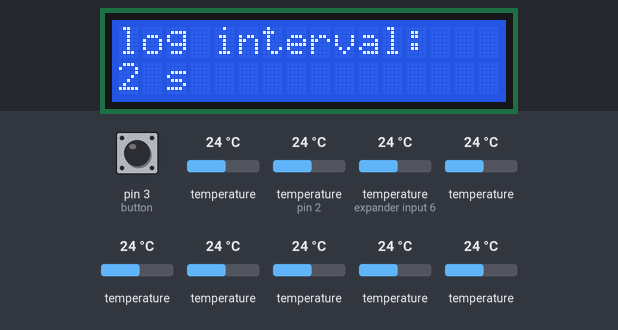
Bench run of a sketch on a simulated Arduino Mega 2560, built with avr-gcc and run on an emulated ATmega2560. On the bench: 16×2 character LCD. Inputs (shaded band) come from the test bench; at power-on: pin 3 (button) HIGH, temperature 24 °C, temperature (sensors on pin 2, expander input 6) 24 °C. The local clock reads 2024-03-15 10:24:30 at power-on unless the sketch sets it; storage starts empty; what the sketch prints to the serial monitor is not drawn.

Above: at 1.0 s.
1.1 s: pin 3 (button) pulled LOW for 0.15 s
At 2.2 s:
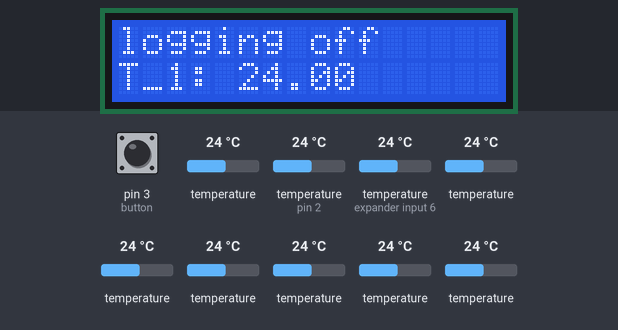
2.8 s: pin 3 (button) pulled LOW for 1 s
At 4.9 s:
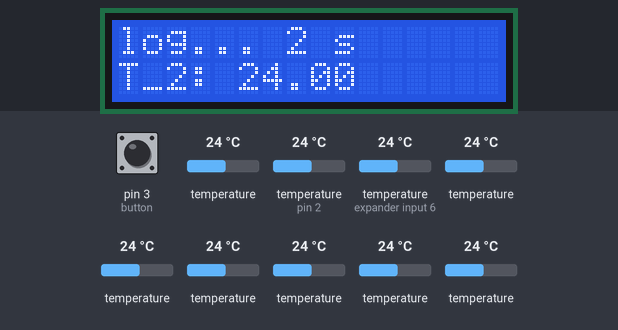
6.8 s: pin 3 (button) pulsed LOW 5 times (0.12 s each, 0.3 s apart)
At 9.3 s:
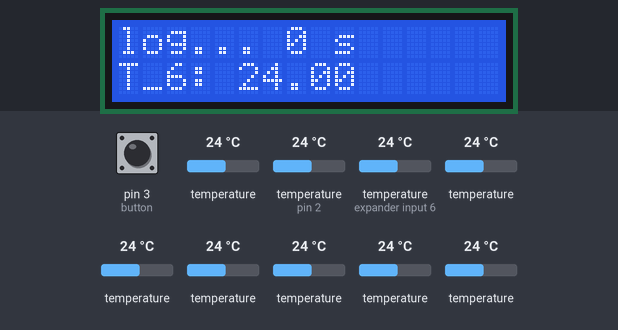
9.8 s: temperature (sensor 502) set to 12 °C
At 11.2 s:
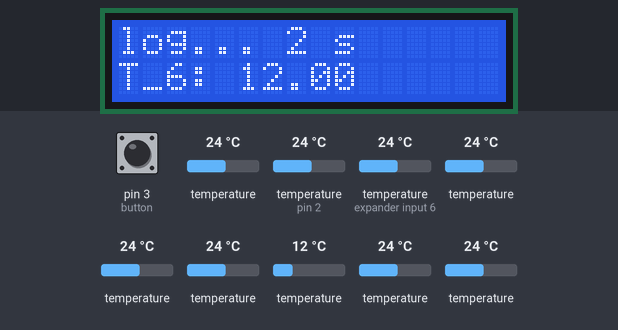
12.8 s: temperature (sensor 502) set to 19 °C
At 14.3 s:
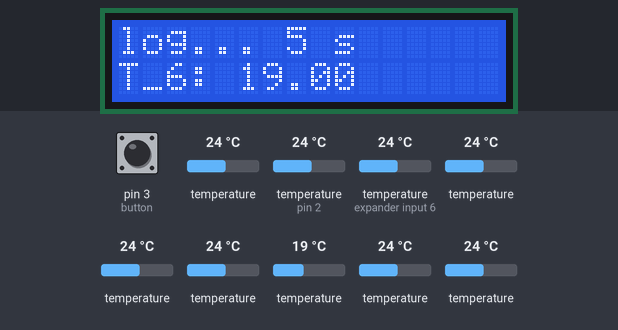
15.8 s: temperature (sensor 502) set to 33 °C
At 16.9 s:
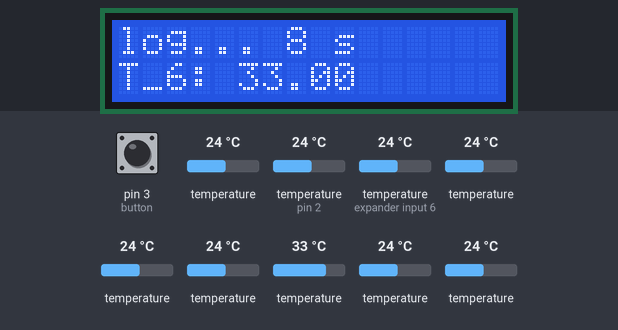
Timing chart, 0 to 18.8 s (numbered marks = the images above; inputs shaded):
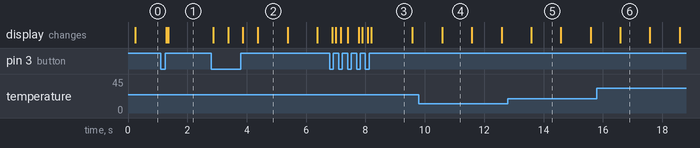

The sketch:

thermocoupleDatalogger_v0.1.ino
```cpp
// 10-Channel Thermocouple Datalogger
// Daniel Müller
// Tamera, 30.07.2019

// This code runs on an Arduino Mega and incorporates ten breakout boards from Adafruit
// (https://www.adafruit.com/product/1727) for the MAX31850K chip. It also features an
// LCD screen with an LCD backpack from Adafruit (https://www.adafruit.com/product/292),
// an Adafruit DS1307 RTC Breakout Board (https://www.adafruit.com/product/3296), an SD
// module from DFRobot.com, an Adafruit MCP9808 Breakout Board for reference temperature
// (https://www.adafruit.com/product/1782) and a push button.

// The datalog interval can be set between 2 seconds up to an hour and datalogging can
// be switched on and off.

#include <Wire.h>
#include <Adafruit_LiquidCrystal.h>
#include <OneButton.h>
#include "Adafruit_MCP9808.h"
#include <OneWire.h>
#include <DallasTemperature.h>
#include "RTClib.h"
#include <SPI.h>
#include <SD.h>

Adafruit_LiquidCrystal lcd(0);  // Connect LCD via i2c

// Setup the thermocouples
#define ONE_WIRE_BUS 2  // Data wire is plugged into port 2 on the Arduino
OneWire oneWire(ONE_WIRE_BUS);  // Setup a oneWire instance to communicate with any OneWire devices (not just Maxim/Dallas temperature ICs)
DallasTemperature sensors(&oneWire);  // Pass our oneWire reference to Dallas Temperature.
DeviceAddress channel1, channel2, channel3, channel4, channel5, channel6, channel7, channel8, channel9, channel10;

OneButton button(3, true);  // Setup a OneButton on Pin 3

RTC_DS1307 rtc;

Adafruit_MCP9808 tempsensor = Adafruit_MCP9808();  // Create the MCP9808 temperature sensor object

const int SPIchipSelectPin = 53;
const int  resolution = 9;  // Thermocouple Resolution in bits
const long loggingIntervals[10] = {2000, 5000, 10000, 30000, 60000, 300000, 600000, 1800000, 3600000};
const int lcdUpdateInterval = 1000;  // Update interval for the LCD screen

bool sdCardPresent = 1;
bool setupActive = 1;
int loggingIntervalIndex = 0;
int loggingIntervalIndexOld = 0;
long loggingInterval = 0;
bool loggingOn = 0;
long loggingTimer = 0;
long loggingStartTime = 0;
long lcdUpdateTimer = 0;
int activeChannel = 0;
float activeChannelValue;
float tempC;

void setup() {
  Serial.begin(9600);
  while (!Serial) {}
  lcd.begin(16, 2);  // set up the LCD's number of rows and columns
  if (!rtc.begin()) {  // start up the RTC or print error on LCD
    lcd.setCursor(0, 0);
    lcd.print("RTC Error");
    while (1);  // stop here
  }

  // see if the SD card is present and can be initialized
  Serial.print("Initializing SD card...");

  if (!SD.begin(SPIchipSelectPin)) {
    Serial.println(" SD card error!");
    sdCardPresent = 0;
    lcd.clear();
    lcd.setCursor(0, 0);
    lcd.print("SD card error!");
    lcd.setCursor(0, 1);
    lcd.print("Wait to proceed.");
    delay(5000);
  }
  else Serial.print(" Done!");

  // This will set the rtc to the computer time of sketch upload
  rtc.adjust(DateTime(F(__DATE__), F(__TIME__)));  // This line sets the RTC to the sketch-uploading computer's time

  if (!tempsensor.begin(0x18)) {
    Serial.println("T_ref Error");
    while (1);
  }
  tempsensor.setResolution(1);  // Set the reference temperature sensor to 0.25° resolution

  thermocoupleSetup();  // do the thermocouple setup, find addresses & indices etc.

  button.attachClick(click);  // link the doubleclick function to be called on a click event
  button.attachPress(press);  // link the press function to be called on a press event
  button.setPressTicks(2000);  // sets the duration for press event to 2 s

  if (sdCardPresent) setLoggingInterval();
  writeHeader();

  setupActive = 0;  // mark exiting setup() for click() & press() functions
}

void loop() {
  button.tick();  // To check button for activity, we need to tick here
  checkTimer();  // This function checks whether the measurement interval has passed and then calls logMeasurements()
}

void checkTimer() {
  // logMeasurements if interval exceeded and logging is switched on
  if ((millis() - loggingTimer) >= loggingInterval && loggingOn) {
    loggingTimer = millis();
    logMeasurements();
  }
  // update the lcd if lcdUpdateInterval is exceeded (or it is still zero in the first call)
  else if ((millis() - lcdUpdateTimer) >= lcdUpdateInterval || lcdUpdateTimer == 0) {
    lcdUpdateTimer = millis();
    updateActiveChannelValue();
  }
}

void logMeasurements() {
  // This function gets called each time the current time
  // exceeds multiples of the logging interval.
  // It takes readings from all  sensors (RTC, T_ref, thermocouples) & writes them to SD card & serial output

  button.tick();  // tick button for better responsiveness

  // Open the file on the SD card to write in it
  File dataFile = SD.open("datalog.txt", FILE_WRITE);
  if (dataFile) { // Checks if the file is open

    // take an RTC reading and print it
    DateTime now = rtc.now();
    Serial.print(now.year(), DEC);
    dataFile.print(now.year(), DEC);
    Serial.print('/');
    dataFile.print('/');
    Serial.print(now.month(), DEC);
    dataFile.print(now.month(), DEC);
    Serial.print('/');
    dataFile.print('/');
    Serial.print(now.day(), DEC);
    dataFile.print(now.day(), DEC);
    Serial.print("\t");
    dataFile.print("\t");
    Serial.print(now.hour(), DEC);
    dataFile.print(now.hour(), DEC);
    Serial.print(':');
    dataFile.print(':');
    Serial.print(now.minute(), DEC);
    dataFile.print(now.minute(), DEC);
    Serial.print(':');
    dataFile.print(':');
    Serial.print(now.second(), DEC);
    dataFile.print(now.second(), DEC);
    Serial.print("\t");
    dataFile.print("\t");

    // take a reference temperature reading and print it
    tempsensor.wake();
    Serial.print(tempsensor.readTempC());
    dataFile.print(tempsensor.readTempC());
    tempsensor.shutdown_wake(1);
    Serial.print("\t");
    dataFile.print("\t");

    // take thermocouple readings of all channels and print them
    sensors.requestTemperatures();
    for (int i = 0; i <= 9; i++) {
      button.tick();  // tick button for better responsiveness
      // Instead of the following, here the data logging will be happening...
      tempC = sensors.getTempCByIndex(i);
      if (tempC < 0) {
        Serial.print("NaN");
        dataFile.print("NaN");
      }
      else {
        Serial.print(tempC);
        dataFile.print(tempC);
      }
      Serial.print("\t");
      dataFile.print("\t");
    }
    Serial.println();
    dataFile.println();
    dataFile.close(); // Closes the file again
  }
  else {  // In case the file wasn't detected to be open, print an error message
    Serial.println("error opening datalog.txt");
    lcd.clear();
    lcd.setCursor(0, 0);
    lcd.print("error opening");
    lcd.setCursor(0, 1);
    lcd.print("datalog.txt");
  }
}

void updateActiveChannelValue() {
  // This function gets measurements for the active channel only
  if (activeChannel == 0) {
    tempsensor.wake();
    activeChannelValue = tempsensor.readTempC();
    tempsensor.shutdown_wake(1);
  }
  else {
    sensors.requestTemperatures();
    tempC = sensors.getTempCByIndex(activeChannel-1);
    if (tempC < 0) activeChannelValue = NAN;
    else activeChannelValue = tempC;
  }
  updateLCD();
}

void updateLCD() {  // Gets called when the LCD display needs to be updated
  lcd.clear();
  lcd.setCursor(0, 0);
  if (loggingOn) {
    lcd.print("log... ");
    // The following code will show the elapsed logging time on the LCD screen.
    // First condition for elapsed time smaller than one minute
    if (millis()/1000-loggingStartTime < 60) {
      lcd.print(millis()/1000-loggingStartTime);
      lcd.print(" s");
    }
    // Next condition for elapsed time smaller than one hour
    else if (millis()/1000-loggingStartTime < 3600) {
      lcd.print((millis()/1000-loggingStartTime)/60);
      lcd.print("m ");
      lcd.print(millis()/1000-loggingStartTime);
      lcd.print("s");
    }
    // Next condition for elapsed time smaller than a day
    else if (millis()/1000-loggingStartTime < 86400) {
      lcd.print((millis()/1000-loggingStartTime)/3600);
      lcd.print("h ");
      lcd.print((millis()/1000-loggingStartTime)/60);
      lcd.print("m");
    }
    // Last condition for elapsed time bigger than one day
    else {
      lcd.print((millis()/1000-loggingStartTime)/86400);
      lcd.print("d ");
      lcd.print((millis()/1000-loggingStartTime)/3600);
      lcd.print("h");
    }
  }
  else if (sdCardPresent == 0) lcd.print("no SD card.");
  else lcd.print("logging off");
  lcd.setCursor(0, 1);
  lcd.print("T_");
  if (activeChannel == 0) lcd.print("ref");
  else lcd.print(activeChannel);
  lcd.print(": ");
  lcd.print(activeChannelValue);
}

void click() {  // Gets called, when a button click is detected
  // In setup() mode, a click toggles loggingIntervals
  if (setupActive) {
    if (loggingIntervalIndex < 8) {
      loggingIntervalIndex++;
    }
    else {
      loggingIntervalIndex = 0;
    }
  }
  // In loop() mode, a click toggles channels & then updates the LCD screen
  else {
    if (activeChannel < 10) {
      activeChannel++;
    }
    else {
      activeChannel = 0;
    }
    updateLCD();
  }
}

void press() {  // This function gets called, when a button press is detected
  // In setup() mode a press sets the logging interval and exits setLoggingInterval()
  if (setupActive) {
    loggingInterval = loggingIntervals[loggingIntervalIndex];
  }
  // In loop() mode it switches logging on/off if an SD card is present
  // and then updates the LCD screen
  if (!setupActive && sdCardPresent == 1) {
    if (loggingOn) {
      loggingOn = 0;
    }
    else {
      loggingOn = 1;
      loggingStartTime = millis()/1000;
    }
    updateLCD();
  }
}

void setLoggingInterval() {  // This function gets called once in setup to set the logging interval
  lcd.clear();
  while (!loggingInterval) {
    button.tick();  // To have the button functioning in her, we need to tick it
    lcd.setCursor(0, 0);
    lcd.print("log interval:");
    // Differentiate between seconds and minutes
    if (loggingIntervals[loggingIntervalIndex]/1000 <= 60) {
      lcd.setCursor(0, 1);
      lcd.print(loggingIntervals[loggingIntervalIndex]/1000);
      lcd.print(" s");
    }
    else {
      lcd.setCursor(0, 1);
      lcd.print(loggingIntervals[loggingIntervalIndex]/(60000));
      lcd.print(" min.");
    }
    // Only update, if the logging interval has changed
    if (loggingIntervalIndexOld != loggingIntervalIndex) {
      lcd.clear();
      lcd.setCursor(0, 0);
      lcd.print("log interval:");
      lcd.setCursor(0, 1);
      lcd.print(loggingIntervals[loggingIntervalIndex]/1000);
    }
    loggingIntervalIndexOld = loggingIntervalIndex;
  }
}

void thermocoupleSetup() {
  sensors.begin();  // Start up the library
  // find addresses for the thermocouples
  if (!sensors.getAddress(channel5, 0)) Serial.println("Unable to find address for channel 5");
  if (!sensors.getAddress(channel2, 1)) Serial.println("Unable to find address for channel 2");
  if (!sensors.getAddress(channel4, 2)) Serial.println("Unable to find address for channel 4");
  if (!sensors.getAddress(channel7, 3)) Serial.println("Unable to find address for channel 7");
  if (!sensors.getAddress(channel1, 4)) Serial.println("Unable to find address for channel 1");
  if (!sensors.getAddress(channel8, 5)) Serial.println("Unable to find address for channel 8");
  if (!sensors.getAddress(channel6, 6)) Serial.println("Unable to find address for channel 6");
  if (!sensors.getAddress(channel9, 7)) Serial.println("Unable to find address for channel 9");
  if (!sensors.getAddress(channel3, 8)) Serial.println("Unable to find address for channel 3");
  if (!sensors.getAddress(channel10, 9)) Serial.println("Unable to find address for channel 10");
  sensors.setResolution(channel1, resolution);
  sensors.setResolution(channel2, resolution);
  sensors.setResolution(channel3, resolution);
  sensors.setResolution(channel4, resolution);
  sensors.setResolution(channel5, resolution);
  sensors.setResolution(channel6, resolution);
  sensors.setResolution(channel7, resolution);
  sensors.setResolution(channel8, resolution);
  sensors.setResolution(channel9, resolution);
  sensors.setResolution(channel10, resolution);
}

void writeHeader() {

  // Print header to serial output
  Serial.println("10-channel thermocouple datalogger v0.1");
  Serial.println();
  Serial.print("date");
  Serial.print("\t");
  Serial.print("time");
  Serial.print("\t");
  Serial.print("t_ref");
  Serial.print("\t");
  Serial.print("t_1");
  Serial.print("\t");
  Serial.print("t_2");
  Serial.print("\t");
  Serial.print("t_3");
  Serial.print("\t");
  Serial.print("t_4");
  Serial.print("\t");
  Serial.print("t_5");
  Serial.print("\t");
  Serial.print("t_6");
  Serial.print("\t");
  Serial.print("t_7");
  Serial.print("\t");
  Serial.print("t_8");
  Serial.print("\t");
  Serial.print("t_9");
  Serial.print("\t");
  Serial.print("t_10");
  Serial.print("\n");

  // If SD card is present, open the file on the SD card to attach the header to it
  if (sdCardPresent) {
    File dataFile = SD.open("datalog.txt", FILE_WRITE);
    if (dataFile) { // Checks if the file is open
      dataFile.println("10-channel thermocouple datalogger v0.1");
      dataFile.println();
      dataFile.print("date");
      dataFile.print("\t");
      dataFile.print("time");
      dataFile.print("\t");
      dataFile.print("t_ref");
      dataFile.print("\t");
      dataFile.print("t_1");
      dataFile.print("\t");
      dataFile.print("t_2");
      dataFile.print("\t");
      dataFile.print("t_3");
      dataFile.print("\t");
      dataFile.print("t_4");
      dataFile.print("\t");
      dataFile.print("t_5");
      dataFile.print("\t");
      dataFile.print("t_6");
      dataFile.print("\t");
      dataFile.print("t_7");
      dataFile.print("\t");
      dataFile.print("t_8");
      dataFile.print("\t");
      dataFile.print("t_9");
      dataFile.print("\t");
      dataFile.print("t_10");
      dataFile.print("\n");
      dataFile.close(); // Closes the file again
    }
    else {  // In case the file wasn't detected to be open, print an error message
      Serial.println("error opening datalog.txt");
      lcd.clear();
      lcd.setCursor(0, 0);
      lcd.print("error opening");
      lcd.setCursor(0, 1);
      lcd.print("datalog.txt");
    }
  }
}
```

Measured:
- after the input at 1.1 s, the display: first changes after 0.19 s (image 1 shows a later state)
- after the input at 2.8 s, the display: first changes after 0.07 s (image 2 shows a later state)
- after the input at 6.8 s, the display: first changes after 0.07 s (image 3 shows a later state)
- what the display in image 2 shows lasts 1.0 s, from 4.4 s to 5.4 s
- what the display in image 3 shows lasts 1.4 s, from 8.2 s to 9.6 s
